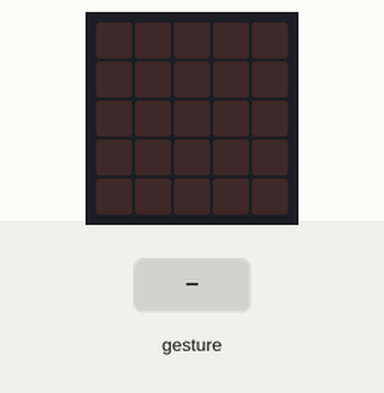
Simulated run of this program. Board: BBC micro:bit running MicroPython. Shown: the board's 5×5 LED display. Inputs (shaded band) come from the test bench. Random numbers come from a fixed seed; a tilt is held for 1.5 s and a shake lasts 1 s, then the board lies face up again.

Above: at 1.2 s.
1.3 s: gesture 'shake'
At 1.99 s:
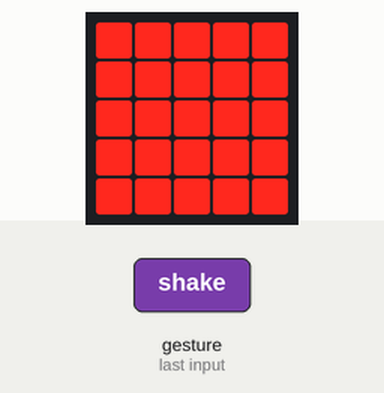
At 2.4 s:
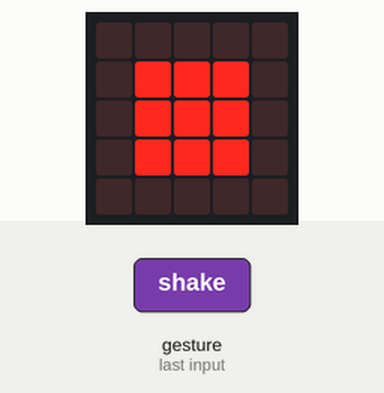
Timing chart, 0 to 4.3 s (numbered marks = the images above; inputs shaded):
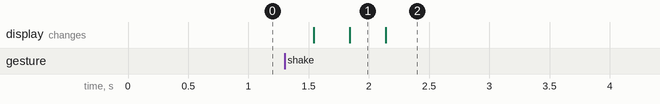

Measured:
- after the input at 1.3 s, the display: first changes after 0.24 s (image 1 shows a later state)

The program:

02_kps.py
```python
from microbit import *
# kivi - paperi - sakset

import random
# luodaan kuvat
kivi = Image("00000:""09990:""09990:""09990:""00000:")
paperi = Image("99999:""99999:""99999:""99999:""99999:")
sakset = Image("99009:""99090:""00900:""99090:""99009:")
# tehdään lista kuvista
kuvat = [kivi, paperi, sakset]
# ikuisesti - luuppi
while True:
    asento = accelerometer.current_gesture()
    if asento == "shake":
        display.show(random.choice(kuvat))
```
